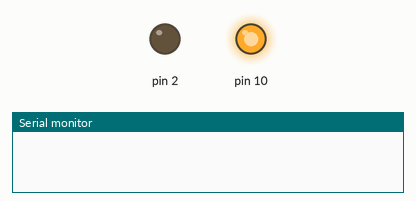
The sketch below on a simulated Arduino Uno, built with avr-gcc and run on an emulated ATmega328P. Shown: output pins drawn as LEDs (lit = HIGH), the last lines printed to the serial monitor.

Above: at 0.1 s.
At 0.9 s:
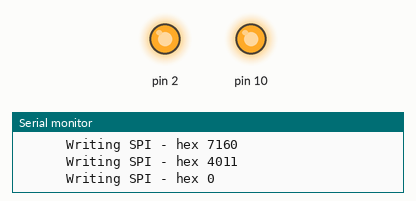
Timing chart, 0 to 2.4 s (numbered marks = the images above):
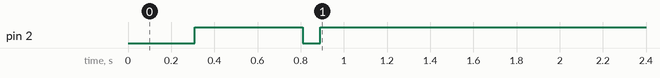

The sketch:

AnnesProGenExampleWithLibrary.ino
```cpp
// (licence header left out)
#include <SPI.h>
#include <AD9837.h>
AD9837 ProGen;

void setup()
{
  long freqTuningWord;

  Serial.begin(9600);                               // start serial communication at 9600bps
  ProGen.begin();                                   // initial setup (SPI, pins, etc)
  freqTuningWord = ProGen.calcDDSTuningWord(17355); // 17.355 kHz
  ProGen.sineWave(freqTuningWord);                  // Sine Wave output
}

void loop()
{

}
```
